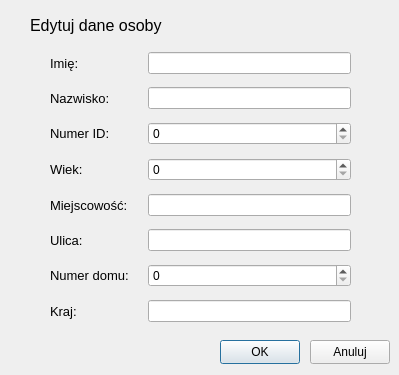
<?xml version="1.0" encoding="UTF-8"?>
<ui version="4.0">
 <class>Dialog</class>
 <widget class="QDialog" name="Dialog">
  <property name="geometry">
   <rect>
    <x>0</x>
    <y>0</y>
    <width>399</width>
    <height>375</height>
   </rect>
  </property>
  <property name="windowTitle">
   <string>Dialog</string>
  </property>
  <widget class="QWidget" name="gridLayoutWidget">
   <property name="geometry">
    <rect>
     <x>50</x>
     <y>50</y>
     <width>301</width>
     <height>274</height>
    </rect>
   </property>
   <layout class="QGridLayout" name="gridLayout">
    <property name="horizontalSpacing">
     <number>19</number>
    </property>
    <property name="verticalSpacing">
     <number>11</number>
    </property>
    <item row="0" column="1">
     <widget class="QLabel" name="label">
      <property name="font">
       <font>
        <pointsize>10</pointsize>
       </font>
      </property>
      <property name="text">
       <string>Imię:</string>
      </property>
     </widget>
    </item>
    <item row="2" column="1">
     <widget class="QLabel" name="label_3">
      <property name="font">
       <font>
        <pointsize>10</pointsize>
       </font>
      </property>
      <property name="text">
       <string>Numer ID:</string>
      </property>
     </widget>
    </item>
    <item row="7" column="1">
     <widget class="QLabel" name="label_8">
      <property name="font">
       <font>
        <pointsize>10</pointsize>
       </font>
      </property>
      <property name="text">
       <string>Kraj:</string>
      </property>
     </widget>
    </item>
    <item row="1" column="1">
     <widget class="QLabel" name="label_2">
      <property name="font">
       <font>
        <pointsize>10</pointsize>
       </font>
      </property>
      <property name="text">
       <string>Nazwisko:</string>
      </property>
     </widget>
    </item>
    <item row="6" column="1">
     <widget class="QLabel" name="label_7">
      <property name="font">
       <font>
        <pointsize>10</pointsize>
       </font>
      </property>
      <property name="text">
       <string>Numer domu:</string>
      </property>
     </widget>
    </item>
    <item row="5" column="1">
     <widget class="QLabel" name="label_6">
      <property name="font">
       <font>
        <pointsize>10</pointsize>
       </font>
      </property>
      <property name="text">
       <string>Ulica:</string>
      </property>
     </widget>
    </item>
    <item row="4" column="1">
     <widget class="QLabel" name="label_5">
      <property name="font">
       <font>
        <pointsize>10</pointsize>
       </font>
      </property>
      <property name="text">
       <string>Miejscowość:</string>
      </property>
     </widget>
    </item>
    <item row="3" column="1">
     <widget class="QLabel" name="label_4">
      <property name="font">
       <font>
        <pointsize>10</pointsize>
       </font>
      </property>
      <property name="text">
       <string>Wiek:</string>
      </property>
     </widget>
    </item>
    <item row="0" column="2">
     <widget class="QLineEdit" name="name_d"/>
    </item>
    <item row="1" column="2">
     <widget class="QLineEdit" name="surname_d"/>
    </item>
    <item row="4" column="2">
     <widget class="QLineEdit" name="town_d"/>
    </item>
    <item row="5" column="2">
     <widget class="QLineEdit" name="street_d"/>
    </item>
    <item row="7" column="2">
     <widget class="QLineEdit" name="country_d"/>
    </item>
    <item row="2" column="2">
     <widget class="QSpinBox" name="id_spinBox_d">
      <property name="maximum">
       <number>10000000</number>
      </property>
     </widget>
    </item>
    <item row="3" column="2">
     <widget class="QSpinBox" name="age_spb_d">
      <property name="maximum">
       <number>200</number>
      </property>
     </widget>
    </item>
    <item row="6" column="2">
     <widget class="QSpinBox" name="hn_sb_d">
      <property name="maximum">
       <number>10000</number>
      </property>
     </widget>
    </item>
   </layout>
  </widget>
  <widget class="QPushButton" name="OK_b_ed">
   <property name="geometry">
    <rect>
     <x>220</x>
     <y>340</y>
     <width>80</width>
     <height>24</height>
    </rect>
   </property>
   <property name="text">
    <string>OK</string>
   </property>
  </widget>
  <widget class="QPushButton" name="canc_b_ed">
   <property name="geometry">
    <rect>
     <x>310</x>
     <y>340</y>
     <width>80</width>
     <height>24</height>
    </rect>
   </property>
   <property name="text">
    <string>Anuluj</string>
   </property>
  </widget>
  <widget class="QLabel" name="label_9">
   <property name="geometry">
    <rect>
     <x>30</x>
     <y>15</y>
     <width>301</width>
     <height>21</height>
    </rect>
   </property>
   <property name="font">
    <font>
     <pointsize>12</pointsize>
    </font>
   </property>
   <property name="text">
    <string>Edytuj dane osoby</string>
   </property>
  </widget>
 </widget>
 <resources/>
 <connections/>
</ui>
